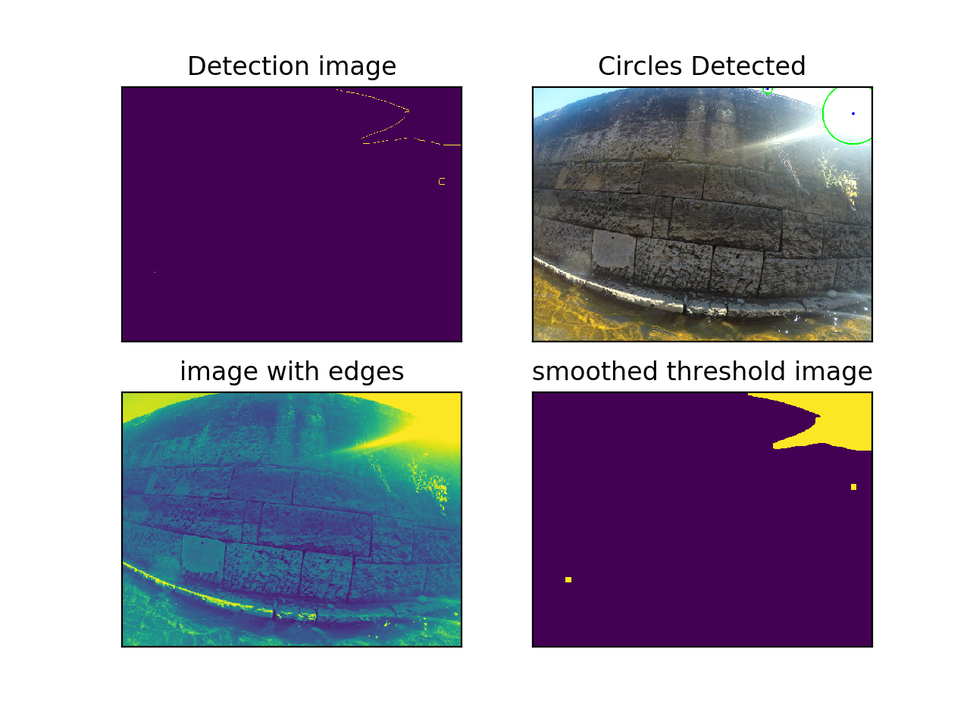
#> input picture Example circle detection.png, 970 x 727 px, shrunk from 1280 x 960 before the run
$ python detector.py 'Example circle detection.png'
#> lines starting #> are read from the running program, lines starting #| are printed output that depends on the picture
#> (reads training_features.npy from the repository)
#> (reads training_predictions.npy from the repository)
import sys

import matplotlib.image as mpimg

import numpy as np

from skimage import feature
from skimage import io


from sklearn.svm import LinearSVC


def process(img_nm):


#> called with img_nm = 'Example circle detection.png'
    img = io.imread(img_nm, True)
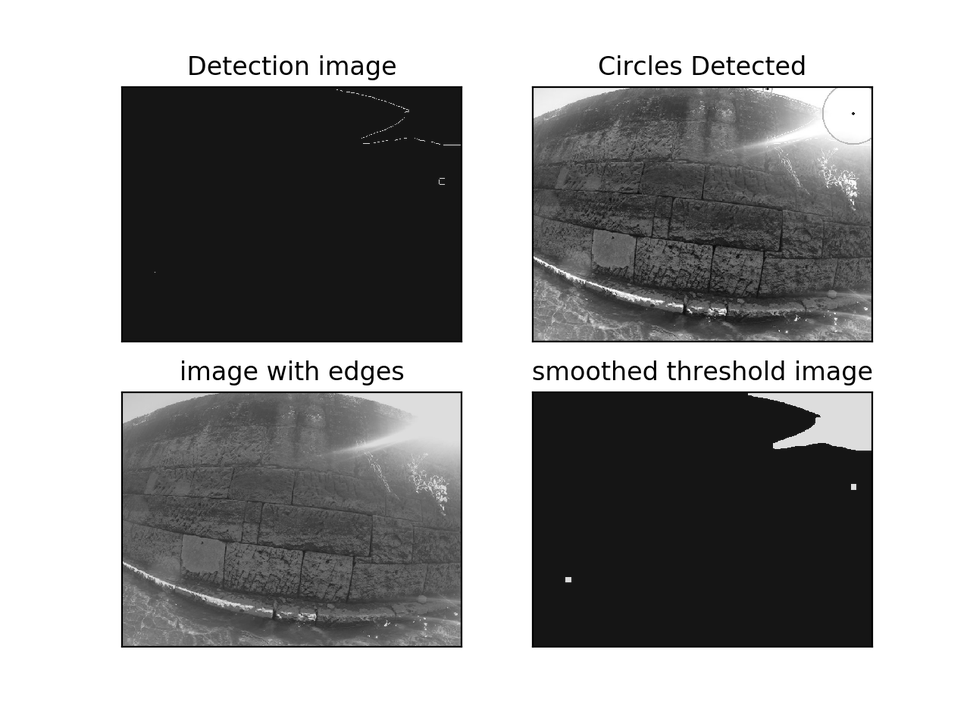
#> img: shape (727, 970) float64; min 0, max 1, mean 0.621


    lbp = feature.local_binary_pattern(img, 24,
            12, method="uniform")
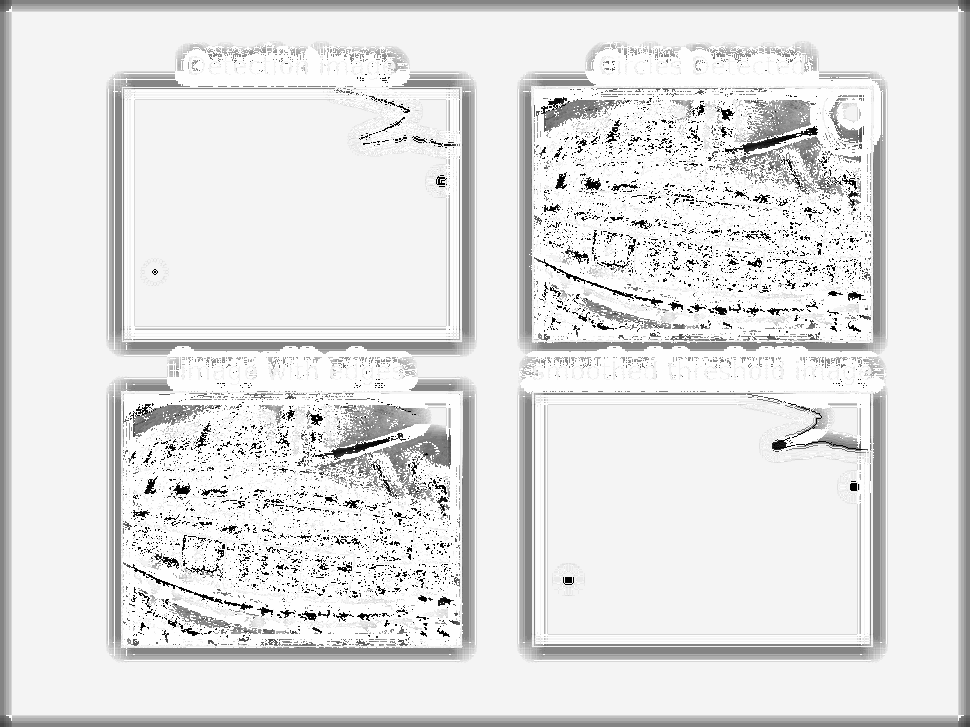
#> lbp: shape (727, 970) float64; min 0, max 25, mean 22.2; drawn with min black and max white

    (hist, _) = np.histogram(lbp.ravel(),
            bins=np.arange(0, 24 + 3),
            range=(0, 12 + 2))
#> hist = 26 values, max 372025 at index 24, min 226 at index 6, mean 27122.7

    # normalize the histogram
    hist = hist.astype("float")
    hist /= (hist.sum() + 1e-7)
#> hist = 26 values, max 0.528 at index 24, min 0.00032 at index 6, mean 0.0385


    return hist

def trainModel(tfeatures, tpred):

    lsvc = LinearSVC(tol=1e-5)

    lsvc.fit(tfeatures, tpred)


    #cv_results = cross_validate(lsvc, tfeatures, tpred, cv=8)

    return lsvc


features = np.load("./training_features.npy")
pred = np.load("training_predictions.npy")


model = trainModel(features, pred)

i = 1
while i < len(sys.argv):


    img_feat = process(sys.argv[i]).reshape(1,-1)
    print(np.around(model.predict(img_feat)[0]))
#| 1
    i = i +1
